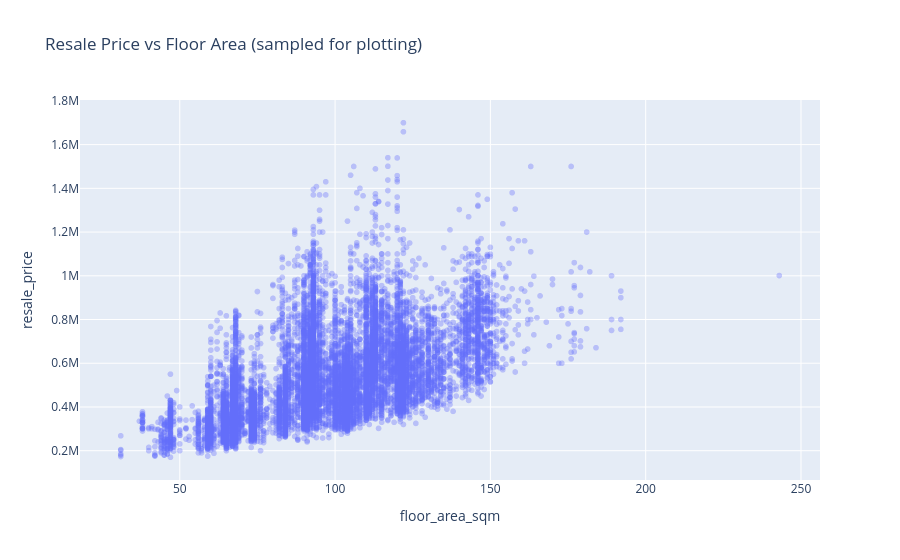

The notebook cell this image was saved under:
### Code cell
px.scatter(
    df_hdb.sample(min(len(df_hdb), 15000), random_state=42),
    x="floor_area_sqm",
    y="resale_price",
    opacity=0.35,
    title="Resale Price vs Floor Area (sampled for plotting)"
)

### Figure 1 — Plotly figure (JSON) as saved in the notebook; plotly's stock layout.template omitted (floating-point values rounded to 4 significant figures; data arrays with more than 128 entries replaced by an {"elided": "..."} marker saying what was removed)
{"data": [{"hovertemplate": "floor_area_sqm=%{x}<br>resale_price=%{y}<extra></extra>", "legendgroup": "", "marker": {"color": "#636efa", "opacity": 0.35, "symbol": "circle"}, "mode": "markers", "name": "", "showlegend": false, "type": "scattergl", "x": {"elided": "15000 float values"}, "xaxis": "x", "y": {"elided": "15000 float values"}, "yaxis": "y"}], "layout": {"legend": {"tracegroupgap": 0}, "title": {"text": "Resale Price vs Floor Area (sampled for plotting)"}, "xaxis": {"anchor": "y", "domain": [0, 1], "title": {"text": "floor_area_sqm"}}, "yaxis": {"anchor": "x", "domain": [0, 1], "title": {"text": "resale_price"}}}}
